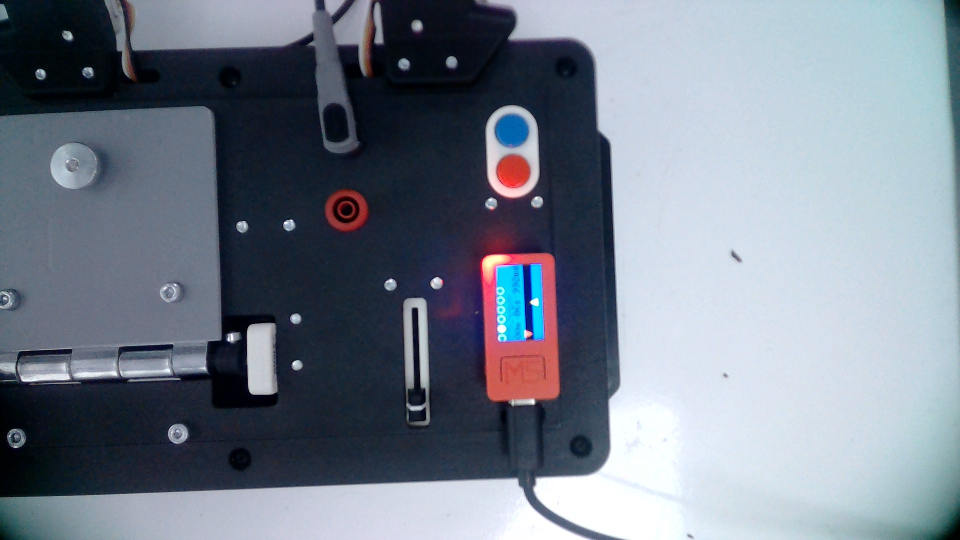
#> input picture Latest Photos/WIN_20230419_15_26_55_Pro copy.jpg, 1920 x 1080 px, given in place of the camera (shown at 1/2 size)
$ python Detect_Button_and_Door_Knob.py
#> lines starting #> are read from the running program, lines starting #| are printed output that depends on the picture; after the words box and inside, x2 and y2 are one past the last pixel; in counts of white or black regions, pixels touching at a corner belong together; long printed decimals are rounded
import cv2
import datetime
import math
from time import sleep
import numpy as np
import arduino_communication
#from SendToEpson import sendToEpson # connect to EPSON Robot and send command via TCP/IP

#sendToEpson("M Camera_Pos")
sleep(1.5)

gradX = 4.21 # take from cal_image_corrected
gradY = 4.185# take from cal_image_corrected
angle_deg = 0 # take from cal_image_corrected, add minus sign
top_leftX = 333 # take from cal_image_corrected
top_leftY = 108 # take from cal_image_corrected

def calculateXY(xc, yc):
    # take values from calibration result
    tl_x, tl_y = 384, 327 # take from cal_image_corrected
    tr_x, tr_y = 1369, 327
    bl_x, bl_y = 384, 821
    br_x, br_y = 1371, 820

    x_ctr = int(1920/2)
    y_ctr = int(1080/2)

    dx = (xc - x_ctr)/100
    dy = (yc - y_ctr)/170

    xc = xc + dx
    yc = yc + dy

    print("dx,dy=",dx,dy)

    Y_len = 200
    X_len = 100

    gradX = (tr_x - tl_x) / Y_len
    gradY = (bl_y - tl_y) / X_len

    # print("gradX", gradX)
    # print("gradY", gradY)

    xc = xc - tl_x # top left X pixel
    yc = yc - tl_y # top left Y pixel
    calc_wx = -550 + round( yc / gradY, 2) # Y robot is x pixel
    calc_wy = 75 + round( xc / gradX, 2) # X robot is y pixel
    return calc_wx, calc_wy


def increase_contrast(img, clipLimit = 2.0, tileGridSize=(120,12)):
    lab= cv2.cvtColor(img, cv2.COLOR_BGR2LAB)
    l_channel, a, b = cv2.split(lab)

    # Applying CLAHE to L-channel
    clahe = cv2.createCLAHE(clipLimit, tileGridSize)
    cl = clahe.apply(l_channel)

    # merge the CLAHE enhanced L-channel with the a and b channel
    limg = cv2.merge((cl,a,b))

    # Converting image from LAB Color model to BGR color spcae
    enhanced_img = cv2.cvtColor(limg, cv2.COLOR_LAB2BGR)

    return enhanced_img

def detect_door(image):
    x = y = w = h = 0

    # Step 1: Preprocessing
    # Convert the image to grayscale
    gray = cv2.cvtColor(image, cv2.COLOR_BGR2GRAY)

    # Apply Gaussian blur
    blurred = cv2.GaussianBlur(gray, (15, 15), 0)

    # Threshold with an optimal value
    t,thresh = cv2.threshold(blurred, 128, 255, cv2.THRESH_BINARY)

    # Step 2: Morphological operations
    kernel = np.ones((5, 5), np.uint8)
    eroded = cv2.erode(thresh, kernel, iterations=1)
    dilated = cv2.dilate(eroded, kernel, iterations=1)

    # Step 3: Contour detection
    contours, _ = cv2.findContours(dilated, cv2.RETR_TREE, cv2.CHAIN_APPROX_SIMPLE)

    # Step 4: Bounding box and filtering based on area and aspect ratio
    # Since our door is roughly a square
    for contour in contours:
        area = cv2.contourArea(contour)
        t_x, t_y, t_w, t_h = cv2.boundingRect(contour)
        aspect_ratio = float(t_w)/t_h
        if 140000 < area < 240000 and 0.75 < aspect_ratio < 1.5:
            cv2.drawContours(image, [contour], -1, (0, 255, 0), 3)
            x = t_x
            y = t_y
            w = t_w
            h = t_h
    #show_image('i', image)
    return x, y, w, h

def detect_knob(image, x, y, w, h):
    # Set center and radius to 0
    center = radius = 0

    # Create an image of the same size as the original
    # Set it to all black, and just replace the door in the
    # correct position.
    # This is done so that the coordinates match the original image
    size = image.shape[0], image.shape[1], 3
    final = np.zeros(size, np.uint8)
    final[y:y+h, x:x+w] = contr[y:y+h, x:x+w]
    #final = increase_contrast(final, 1.5)

    # Convert to grayscale, apply a bilateral filter
    f_gray = cv2.cvtColor(final, cv2.COLOR_BGR2GRAY)
    f_blur = cv2.bilateralFilter(f_gray, 9, 150, 150)

    # Find circles. Parameters here ensure that the circles are far apart
    # Of a certain size, and use the correct Canny thresholds
    rows = f_blur.shape[0]
    circles = cv2.HoughCircles(f_blur, cv2.HOUGH_GRADIENT, 1, rows, param1=100, param2=10,minRadius=20, maxRadius=60)

    # If we've found even one circle, that's our guy.
    # Just look at the first and return the center and radius.
    if circles is not None:
        circles = np.uint16(np.around(circles))
        for i in circles[0, :]:
            center = (i[0], i[1])
            radius = i[2]
            break
    return center, radius


#define a video capture object
print("Starting camera")
#cam_device = 3 # on Judhi's laptop
cam_device = 0 # on lab's desktop
#vid = cv2.VideoCapture(cam_device,cv2.CAP_DSHOW) # activate Windows Direct Show for faster camera setup
vid = cv2.VideoCapture(0) # for other systems

print("Setting video resolution")
vid.set(cv2.CAP_PROP_FRAME_WIDTH, 1920) # max 3840 for 4K, 1920 for FHD
vid.set(cv2.CAP_PROP_FRAME_HEIGHT, 1080) # max 2160 for 4K, 1080 for FHD
sleep(1)

n_frame = 1 # frame counter

while(vid.isOpened()):
    print("=======Ready to capture=======")
    # Capture the video frame by frame
    print("Capturing frame")
    ret, img = vid.read()
#> img is the input picture: shape (1080, 1920, 3); mean B, G, R 140.2, 126.9, 117.8
    now = datetime.datetime.now()
    filename = now.strftime("BOARD_%Y%m%d_%H%M%S.png")
    cv2.imwrite(filename, img)
    # img = cv2.imread('images/BOARD9.jpg')

    # convert to HSV for color detection
    hsv = cv2.cvtColor(img, cv2.COLOR_BGR2HSV)
#> hsv: shape (1080, 1920, 3); mean H, S, V 105.9, 78.4, 142.3

    # [13 lines of commented-out code are left out]
    lower_blue = np.array([70, 108, 88])
    higher_blue = np.array([136, 255, 255])
    lower_bright = np.array([0, 0, 100])
    higher_bright = np.array([228, 60, 200])

# [7 lines of commented-out code are left out]
    blue_range = cv2.inRange(hsv, lower_blue, higher_blue)
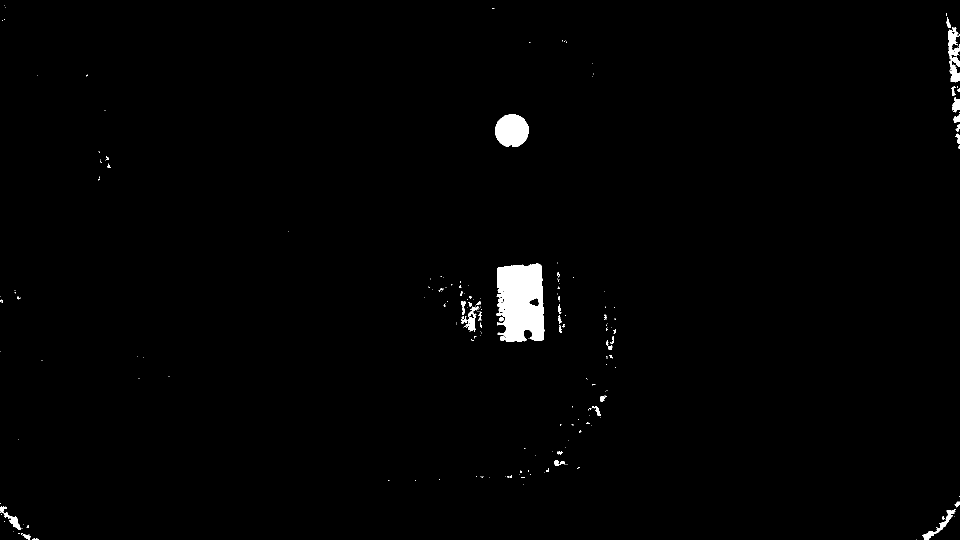
#> blue_range: shape (1080, 1920) (shown at 1/2 size); 1.1% white; 251 white regions (207 under 20 px), largest, box (x1, y1, x2, y2) and area: (993, 527, 1089, 684) 12467, (990, 229, 1057, 294) 3470, (1896, 54, 1920, 165) 1519
    bright_range = cv2.inRange(hsv, lower_bright, higher_bright)
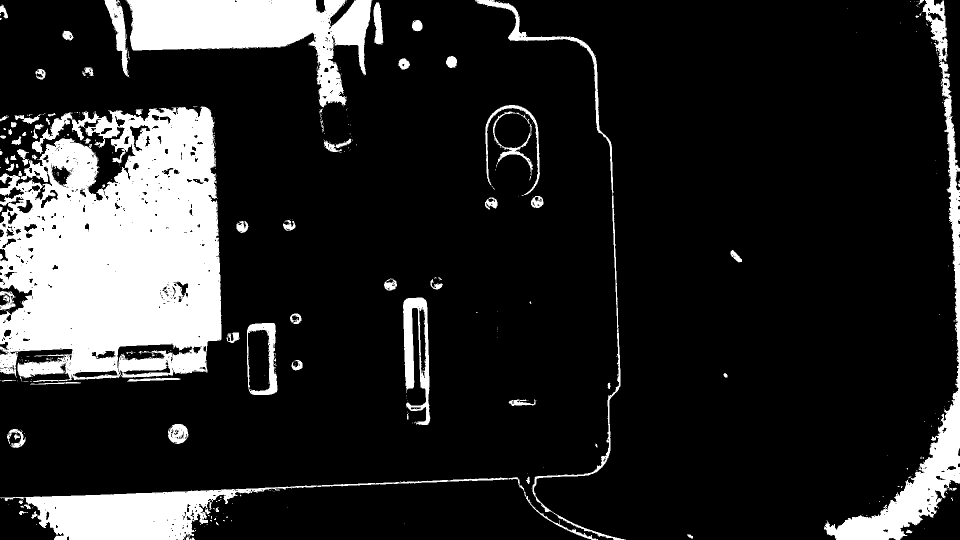
#> bright_range: shape (1080, 1920) (shown at 1/2 size); 16.3% white; 468 white regions (384 under 20 px), largest, box (x1, y1, x2, y2) and area: (0, 213, 443, 764) 187478, (254, 0, 745, 215) 48172, (0, 954, 1196, 1080) 32916
    res_blue = cv2.bitwise_and(img,img, mask=blue_range)
    res_bright = cv2.bitwise_and(img,img, mask=bright_range)
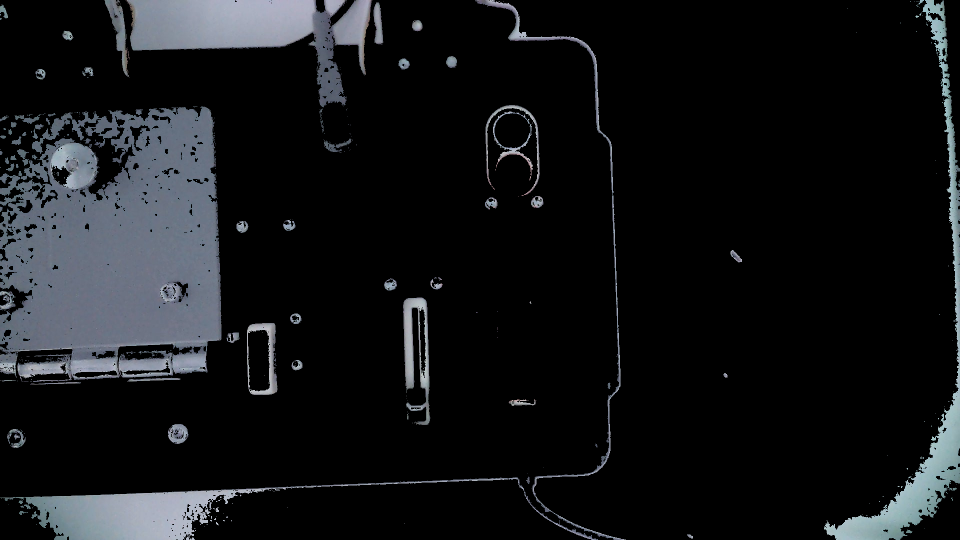
#> res_bright: shape (1080, 1920, 3) (shown at 1/2 size); mean B, G, R 24, 21.8, 20.2

    # Convert to grayscale and
    # Blur using 3 * 3 kernel.
    print("Converting to grayscale")
    gray_blue = cv2.cvtColor(res_blue, cv2.COLOR_BGR2GRAY)
    gray_blue_blurred = cv2.blur(gray_blue, (3, 3))
    gray_bright = cv2.cvtColor(res_bright, cv2.COLOR_BGR2GRAY)
    gray_bright_blurred = cv2.blur(gray_bright, (3,3))

    # Apply Hough transform on the blurred image. One for the blue button, one for the keyhole
    print("Detecting circles")
    detected_blue_circles = cv2.HoughCircles(gray_blue_blurred,
                    cv2.HOUGH_GRADIENT, 0.5, 1000, param1 = 45, #55
                param2 = 10, minRadius = 19, maxRadius = 55)
#> detected_blue_circles = [[1023.5, 261.5, 33.8], [1849.5, 1024.5, 44], [8.5, 1061.5, 20.8]]

    # detected_bright_circles = cv2.HoughCircles(gray_bright_blurred,
    #                 cv2.HOUGH_GRADIENT, 0.5, 1000, param1 = 95, #55
    #             param2 = 10, minRadius = 25, maxRadius = 35)

    # Draw circles if detected.
    print("Drawing circles")
    if detected_blue_circles is not None:
        # Convert the circle parameters a, b and r to integers.
        detected_blue_circles = np.uint16(np.around(detected_blue_circles))
#> detected_blue_circles = [[1024, 262, 34], [1850, 1024, 44], [8, 1062, 21]]
        print(detected_blue_circles)
#| [[[1024  262   34]
#|   [1850 1024   44]
#|   [   8 1062   21]]]

        for pt in detected_blue_circles[0]:
            a1, b1, r1 = pt[0], pt[1], pt[2]
            x1, y1 = calculateXY(a1, b1)

            # Draw the circle
            cv2.circle(img, (a1, b1), r1, (0, 255, 0), 2)
            # Draw the center of the circle
            cv2.circle(img, (a1, b1), 1, (0, 0, 255), 3)
            # add text label
            cv2.putText(img, "Blue (" + str(a1) + ","+ str(b1) + ") r=" + str(r1), (a1+10,b1+r1+2), cv2.FONT_HERSHEY_SIMPLEX,1,(255,100,0),2 )
            cv2.putText(img, "World [" + str(x1) + ","+ str(y1)+ "]", (a1+10,b1+r1+50), cv2.FONT_HERSHEY_SIMPLEX,1,(255,100,100),2 )
#> this loop made 3 passes
#> (a1, b1, r1, dx in calculateXY, dy in calculateXY, xc in calculateXY, yc in calculateXY, calc_wx in calculateXY) on passes 1 to 3: (1024, 262, 34, 0.64, -1.64, 640.6, -66.64, -563.5), (1850, 1024, 44, 8.9, 2.85, 1474.9, 699.8, -408.3), (8, 1062, 21, -9.52, 3.07, -385.5, 738.1, -400.6)
#| dx,dy= 0.64 -1.635
#| dx,dy= 8.9 2.847
#| dx,dy= -9.52 3.071
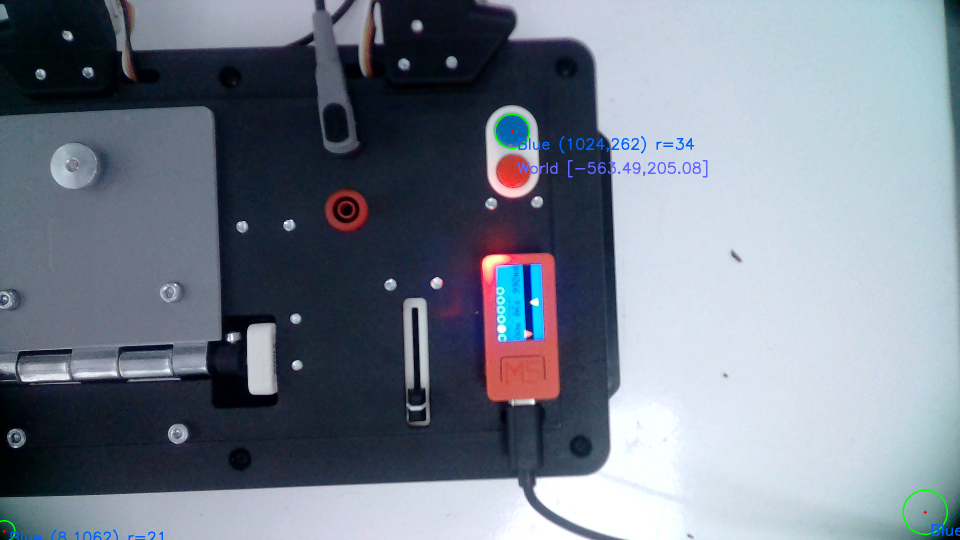
#> img: shape (1080, 1920, 3) (shown at 1/2 size); 0.42% of pixels changed, all inside (x1, y1, x2, y2) = (0, 227, 1920, 1080)

        contr = increase_contrast(img)
#> in increase_contrast, `lab= cv2.cvtColor(img, cv2.COLOR_BGR2LAB)`: lab: shape (1080, 1920, 3); mean of channels 0, 1, 2 129.9, 128.4, 119.5
#> in increase_contrast, `l_channel, a, b = cv2.split(lab)`:
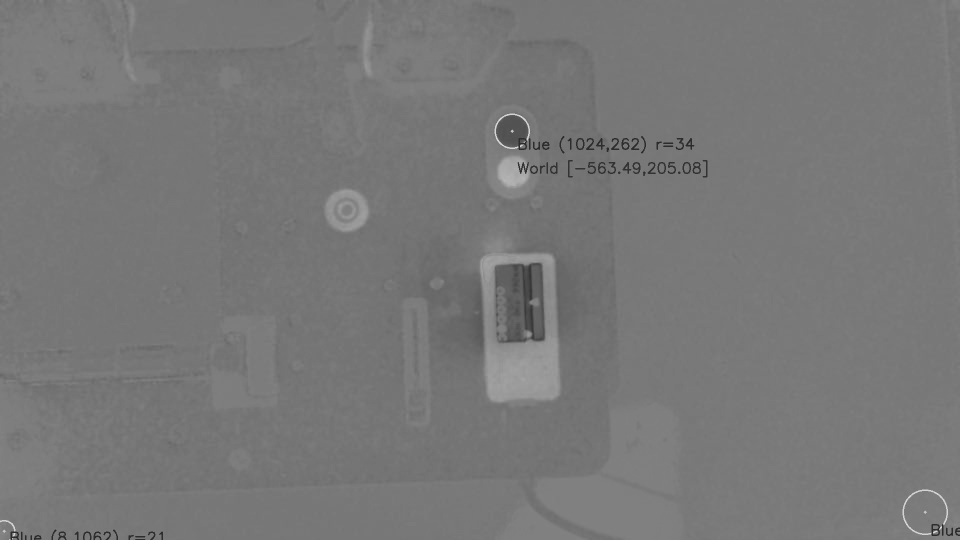
#> b: shape (1080, 1920) (shown at 1/2 size); min 45, max 211, mean 119.5
#> in increase_contrast, `cl = clahe.apply(l_channel)`:
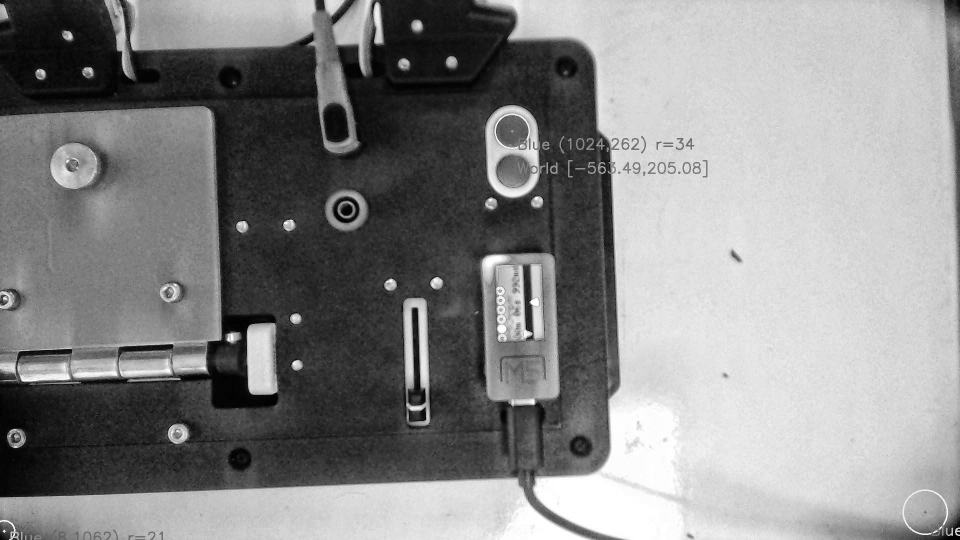
#> cl: shape (1080, 1920) (shown at 1/2 size); min 1, max 255, mean 135.6
#> in increase_contrast, `limg = cv2.merge((cl,a,b))`: limg: shape (1080, 1920, 3); mean of channels 0, 1, 2 135.6, 128.4, 119.5

        # Find the door first
        x, y, w, h = detect_door(contr)
#> in detect_door, `t,thresh = cv2.threshold(blurred, 128, 255, cv2.THRESH_BINARY)`: thresh: shape (1080, 1920); 50.3% white; 46 black regions (13 under 20 px), largest, box (x1, y1, x2, y2) and area: (0, 0, 1239, 1080) 982350, (975, 526, 1095, 785) 12889, (1882, 0, 1920, 578) 8635
#> in detect_door, `eroded = cv2.erode(thresh, kernel, iterations=1)`: eroded: shape (1080, 1920); 48.3% white; 69 white regions (13 under 20 px), largest, box (x1, y1, x2, y2) and area: (958, 0, 1920, 1080) 766511, (0, 957, 1182, 1080) 102879, (256, 0, 631, 98) 32716
#> in detect_door, `dilated = cv2.dilate(eroded, kernel, iterations=1)`:
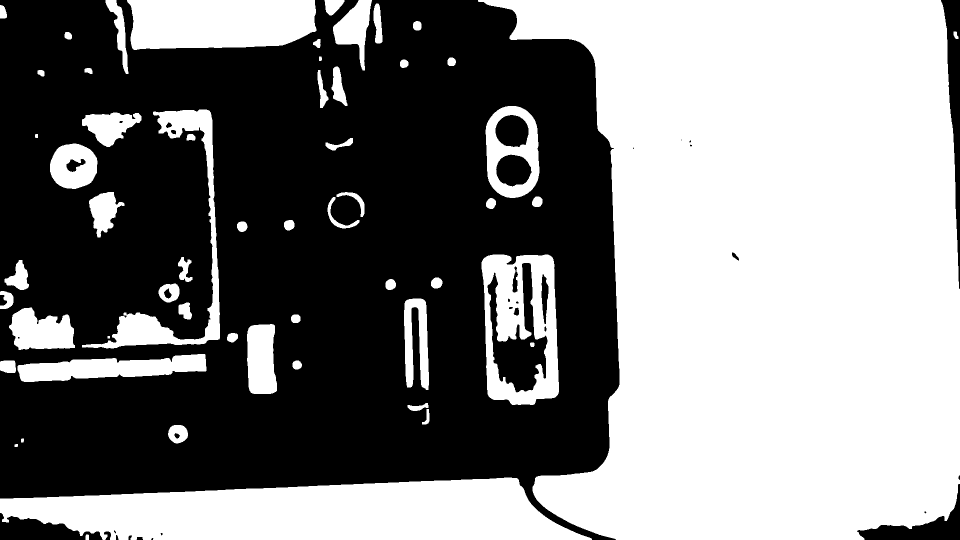
#> dilated: shape (1080, 1920) (shown at 1/2 size); 50.3% white; 36 black regions (10 under 20 px)
#> in detect_door, `contours, _ = cv2.findContours(dilated, cv2.RETR_TREE, cv2.CHAIN_APPRO..`: contours = 82 contours, 7 with area under 20; largest, box (x1, y1, x2, y2) and area: (956, 0, 1920, 1080) 770480, (0, 955, 1184, 1080) 105472, (963, 509, 1118, 810) 40940, (254, 0, 633, 100) 33465, (164, 219, 440, 697) 17133
#> the loop in detect_door, `for contour in contours:` made 82 passes
#> (area, t_x, t_y, t_w, t_h, aspect_ratio) on passes 1 to 12: (58, 171, 1069, 7, 11, 0.636), (105471.5, 0, 955, 1184, 125, 9.47), (20, 320, 1065, 6, 7, 0.857), (20.5, 227, 1060, 6, 8, 0.75), (28, 29, 888, 7, 6, 1.17), (33, 42, 877, 6, 8, 0.75), (1108.5, 336, 850, 40, 37, 1.08), (92, 348, 865, 13, 13, 1), (177, 844, 818, 15, 31, 0.484), (318, 815, 806, 42, 16, 2.62), (249, 585, 721, 19, 18, 1.06), (679, 0, 721, 32, 25, 1.28)
#> x = 0; y = 0; w = 0; h = 0

        # If a door is found, detect the knob and draw it on the original
        if x != 0:
            # knob_center and knob_readius are your pixel values for the door-knob
            # Maybe the radius isn't as important, but the center should be useful
            knob_center, knob_radius  = detect_knob(img, x, y, w, h)
            a2,b2 = knob_center
            x2, y2 = calculateXY(a2, b2)
            # compensate here
            x2 = x2 + 1
            # Draw both and show the image, just for fun.
            if knob_radius != 0:
                cv2.circle(img, knob_center, 5, (255, 0, 0), -1)
                cv2.circle(img, knob_center, knob_radius, (0, 255, 0), 3)
                cv2.putText(img, "Knob (" + str(a2) + ","+ str(b2) + ") r=" + str(knob_radius), (a2+knob_radius+2,b2+10), cv2.FONT_HERSHEY_SIMPLEX,1,(0,255,0),2 )
                cv2.putText(img, "World [" + str(x2) + ","+ str(y2)+ "]", (a2+10,b2+knob_radius+50), cv2.FONT_HERSHEY_SIMPLEX,1,(0,50,255),2 )
            # add label for human input to start the robot OR quit OR recapture image
            cv2.putText(img, "Press 'g' = start robot, 'q' = quit, other key = recapture", (50,100), cv2.FONT_HERSHEY_SIMPLEX,1.5,(0,0,255),2)

            # check the distance between the Blue button and the Keyhole
            pixel_distance = np.sqrt((int(a2)-int(a1))**2 + (int(b2)-int(b1))**2)
            print("Pixel distance : " + str(round(pixel_distance,0)) )
            # resize the image to show
            img_r = cv2.resize(img,(860,540))
            cv2.imshow("Detected Circle", img_r)

            print("Blue Button:")
            print("Pixel is at x=" + str(a1) + "  y="+ str(b1) + " r=" + str(r1))

            print("World [" + str(x1) + ","+ str(y1)+ "]")
            print("-----")
            print("Knob:")
            print("Pixel is at x=" + str(a2) + "  y="+ str(b2) + " r=" + str(knob_radius))
            print("World [" + str(x2) + ","+ str(y2)+ "]")
            #sendToEpson("T "+str(x1)+" "+str(y1)+" "+str(x2)+" "+str(y2))
            print("go here :x("+str(x1)+") :y("+str(y1)+") :z(550)")
            print("go here :x("+str(x2)+") :y("+str(y2)+") :z(550)")
            print("MAKE SURE ROBOT IS READY!")
            print("Press 'g' to start robot")
            print("Press 'q' to quit")
            print("Any other key to re-capture image")
            # waiting for human's input
            k = cv2.waitKey(0)
            # if human selected to quit
            if k == ord('q'):
                break
        else:
            print("Door not found!")
    else:
        print("No circles detected")
